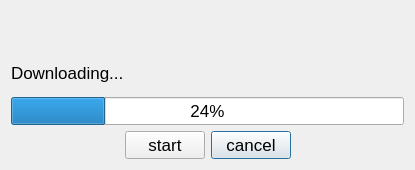
<?xml version="1.0" encoding="UTF-8"?>
<ui version="4.0">
 <class>Dialog</class>
 <widget class="QDialog" name="Dialog">
  <property name="geometry">
   <rect>
    <x>0</x>
    <y>0</y>
    <width>415</width>
    <height>170</height>
   </rect>
  </property>
  <property name="windowTitle">
   <string>Download Model</string>
  </property>
  <property name="styleSheet">
   <string notr="true">* {
	font: 13pt;
}</string>
  </property>
  <layout class="QGridLayout" name="gridLayout">
   <item row="4" column="2">
    <widget class="QPushButton" name="stop_pushbutton">
     <property name="text">
      <string>cancel</string>
     </property>
    </widget>
   </item>
   <item row="3" column="0" colspan="4">
    <widget class="QProgressBar" name="progressBar">
     <property name="value">
      <number>24</number>
     </property>
    </widget>
   </item>
   <item row="4" column="1">
    <widget class="QPushButton" name="start_pushbutton">
     <property name="text">
      <string>start</string>
     </property>
    </widget>
   </item>
   <item row="1" column="0" colspan="4">
    <widget class="QLabel" name="label">
     <property name="text">
      <string>Downloading...</string>
     </property>
    </widget>
   </item>
   <item row="4" column="0">
    <spacer name="horizontalSpacer">
     <property name="orientation">
      <enum>Qt::Horizontal</enum>
     </property>
     <property name="sizeHint" stdset="0">
      <size>
       <width>90</width>
       <height>20</height>
      </size>
     </property>
    </spacer>
   </item>
   <item row="4" column="3">
    <spacer name="horizontalSpacer_2">
     <property name="orientation">
      <enum>Qt::Horizontal</enum>
     </property>
     <property name="sizeHint" stdset="0">
      <size>
       <width>89</width>
       <height>20</height>
      </size>
     </property>
    </spacer>
   </item>
   <item row="0" column="0" colspan="4">
    <widget class="QLabel" name="label_info">
     <property name="text">
      <string/>
     </property>
    </widget>
   </item>
  </layout>
 </widget>
 <resources/>
 <connections/>
</ui>
